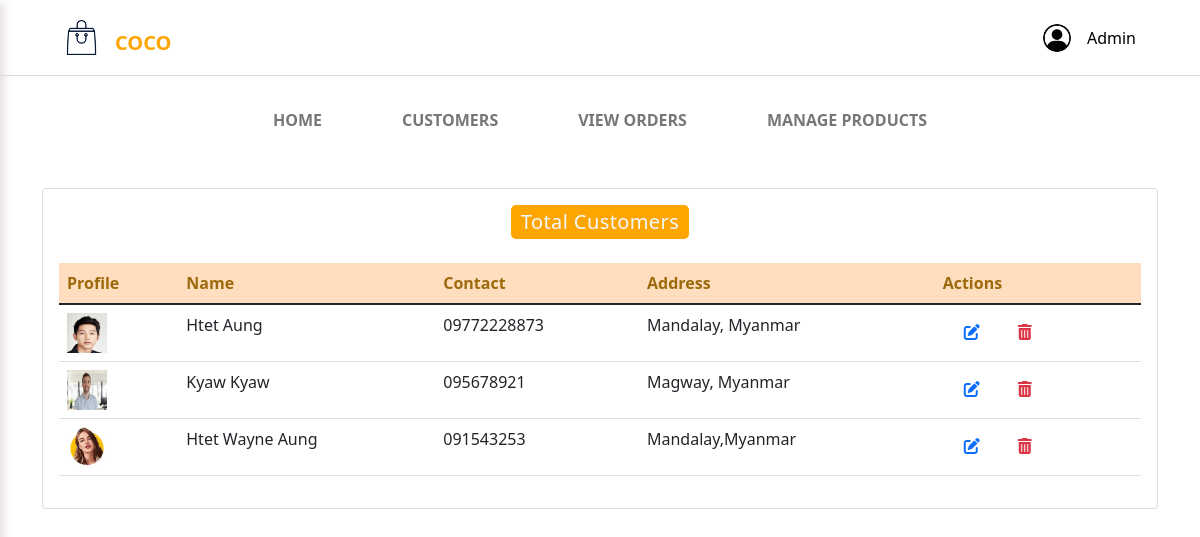
/view-customer (signed in), run on the app's committed database.
### ecom/models.py (models this page shows, shortened)
class Customer(models.Model):
    user=models.OneToOneField(User,on_delete=models.CASCADE)
    profile_pic= models.ImageField(upload_to='profile_pic/CustomerProfilePic/',null=True,blank=True)
    address = models.CharField(max_length=40)
    mobile = models.CharField(max_length=20,null=False)
    @property
    def get_name(self):
        return self.user.first_name+" "+self.user.last_name

### ecom/views.py (the view)
# urls.py: path('view-customer', views.view_customer_view,name='view-customer'),
@login_required(login_url='adminlogin')
def view_customer_view(request):
    customers=models.Customer.objects.all()
    return render(request,'ecom/view_customer.html',{'customers':customers})

### templates/ecom/view_customer.html (shortened to what this page needs)
{% extends 'ecom/admin_base.html' %}
{% load static %}
{% block content %}
<br>
<div class="container" >
  <div class="card table-cards">
    <h5 class="mx-auto title mt-3">Total Customers</h5>
    <div class="card-body table-responsive-lg">
      <table class="table table-hover">
        <thead style="background-color: #fedebe; color: rgb(156, 105, 11)">
          <tr>
            <th>Profile</th>
            <th>Name</th>
            <th>Contact</th>
            <th>Address</th>
            <th>Actions</th>
          </tr>
        </thead>
        <tbody>
          {% for c in customers %}
          <tr>
            <td><img src="{% static c.profile_pic.url %}" alt="Profile Pic" width="40px" height="40px" /></td>
            <td>{{c.get_name}}</td>
            <td>{{c.mobile}}</td>
            <td>{{c.address}}</td>
            <td><a href="{% url 'update-customer' c.id  %}" class="btn mx-lg-2"><i class="fas fa-edit text-primary"></i></a> <a href="{% url 'delete-customer' c.id  %}" class="btn"><i class="fas fa-trash-alt text-danger"></i></a></td></td>
        </tr>
      {% endfor %}
        </tbody>
      </table>
    </div>
  </div>
</div>
{% endblock content %}

### static/css/homebase.css (style rules this page uses)
a { text-decoration: none; }
body { background-color: rgb(255, 255, 255); }

### templates/ecom/view_customer.html (style rules this page uses)
.title { color: aliceblue; background-color: orange; letter-spacing: 0.4px; border: none; border-radius: 5px; padding: 5px 10px; display: inline-block; }

### data on the page
Customer: profile_pic (picture), get_name "Htet Aung", mobile "09772228873", address "Mandalay, Myanmar"
Customer: profile_pic (picture), get_name "Kyaw Kyaw", mobile "095678921", address "Magway, Myanmar"
Customer: profile_pic (picture), get_name "Htet Wayne Aung", mobile "091543253", address "Mandalay,Myanmar"
